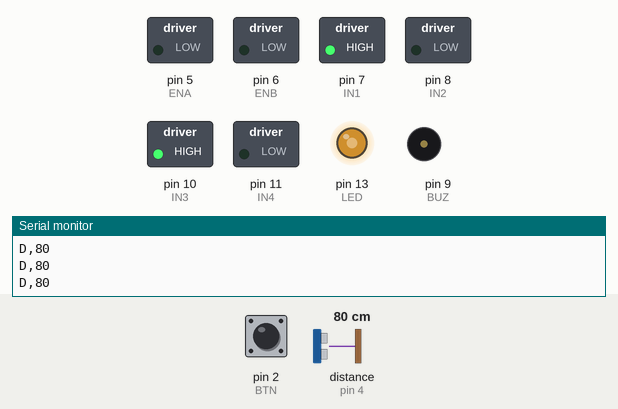
This sketch was run on a simulated Arduino Uno, built with avr-gcc and run on an emulated ATmega328P. Shown: switched loads named in the sketch (green lamp = pin HIGH), output pins drawn as LEDs (lit = HIGH), buzzer (waves = sounding, pin HIGH), the last lines printed to the serial monitor. Wiring (inferred from the names in the program): ultrasonic range finder: trigger pin 3; echo pin 4. Inputs (shaded band) come from the test bench; at power-on: distance to the obstacle (sensor on pin 4) 80 cm, pin 2 (BTN) HIGH. The echo pulse lasts 58.3 µs per cm; pins used as bus, display or sensor lines are not drawn.

Above: at 1.2 s.
1.3 s: distance to the obstacle (sensor on pin 4) set to 2 cm
At 2.8 s:
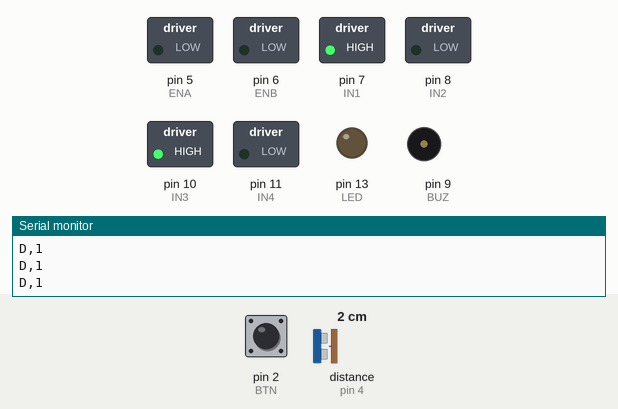
4.3 s: distance to the obstacle (sensor on pin 4) set to 35 cm
7.3 s: pin 2 (BTN) pulled LOW for 0.15 s
Timing chart, 0 to 16.3 s (numbered marks = the images above; inputs shaded):
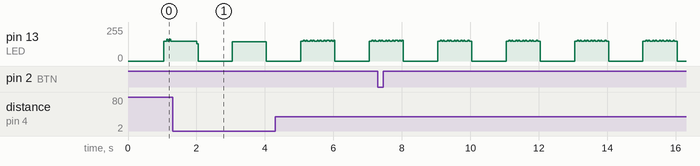

The sketch:

drowsiness_firmware.ino
```cpp
/*
  Driver Drowsiness Module - actuator controller (Arduino Uno / Nano + L298N)

  Protocol (115200 baud, newline terminated)
    Pi -> Arduino : S0 S1 S2 S3   driver state (heartbeat every ~200 ms)
                    R             reset / unlatch after a stop
    Arduino -> Pi : ACK           driver pressed the button during ALERT
                    RST           button held 2 s while stopped (local reset)
                    D,<cm>        distance from ultrasonic sensor (for logging)

  States: 0 NORMAL (run)  1 WARNING (soft beep)  2 ALERT (loud, press button)  3 STOP (ramp to 0, latched)
  Failsafe: if heartbeats stop after the link was established, the module stops the vehicle by itself.
*/

// ---------- pins ----------
const uint8_t ENA = 5, ENB = 6;                    // motor PWM (must be PWM pins)
const uint8_t IN1 = 7, IN2 = 8, IN3 = 10, IN4 = 11;
const uint8_t BUZ = 9;                             // ACTIVE buzzer (add NPN transistor if weak)
const uint8_t LED = 13;
const uint8_t BTN = 2;                             // to GND, internal pull-up
const uint8_t TRIG = 3, ECHO = 4;                  // HC-SR04

// ---------- tuning ----------
const int           CRUISE_PWM   = 120;            // 0..255, keep slow for tests
const int           MIN_PWM      = 50;             // below this the motors just hum
const unsigned long RAMP_MS      = 3000;           // time to slow from cruise to 0
const unsigned long HB_TIMEOUT   = 1000;           // no heartbeat for this long -> failsafe stop
const unsigned long DIST_EVERY   = 100;
const unsigned long LONGPRESS_MS = 2000;
const int           OBSTACLE_CM  = 15;

// ---------- state ----------
int  piState = 0;
bool linked = false;       // true after the first valid message
bool latched = false;      // STOP is latched until R or long press
unsigned long lastHB = 0, stopT = 0, lastDist = 0, btnDownT = 0, lastAck = 0;
long distCm = -1;
bool btnPrev = false, longSent = false;
char buf[12]; uint8_t n = 0;

void drive(int pwm) {
  if (pwm < MIN_PWM) pwm = 0;
  analogWrite(ENA, pwm);
  analogWrite(ENB, pwm);
}

long readDistanceCm() {
  digitalWrite(TRIG, LOW);  delayMicroseconds(2);
  digitalWrite(TRIG, HIGH); delayMicroseconds(10);
  digitalWrite(TRIG, LOW);
  unsigned long us = pulseIn(ECHO, HIGH, 8000UL);  // ~1.3 m max, blocks <= 8 ms
  return us == 0 ? -1 : (long)(us / 58);
}

void handleLine() {
  buf[n] = 0;
  if (n >= 2 && buf[0] == 'S' && buf[1] >= '0' && buf[1] <= '3') {
    piState = buf[1] - '0';
    lastHB = millis();
    linked = true;
  } else if (buf[0] == 'R') {
    latched = false; stopT = 0; piState = 0; lastHB = millis();
  }
  n = 0;
}

void readSerial() {
  while (Serial.available()) {
    char c = (char)Serial.read();
    if (c == '\n' || c == '\r') { if (n) handleLine(); }
    else if (n < sizeof(buf) - 1) buf[n++] = c;
    else n = 0;                                    // overflow: drop garbage
  }
}

void setup() {
  Serial.begin(115200);
  pinMode(ENA, OUTPUT); pinMode(ENB, OUTPUT);
  pinMode(IN1, OUTPUT); pinMode(IN2, OUTPUT); pinMode(IN3, OUTPUT); pinMode(IN4, OUTPUT);
  pinMode(BUZ, OUTPUT); pinMode(LED, OUTPUT);
  pinMode(TRIG, OUTPUT); pinMode(ECHO, INPUT);
  pinMode(BTN, INPUT_PULLUP);
  digitalWrite(IN1, HIGH); digitalWrite(IN2, LOW);   // both motors forward
  digitalWrite(IN3, HIGH); digitalWrite(IN4, LOW);
  drive(0);
  lastHB = millis();
}

void loop() {
  unsigned long t = millis();
  readSerial();

  // ---- effective state (with failsafe + latch) ----
  int state = piState;
  if (linked && (t - lastHB > HB_TIMEOUT)) state = 3;      // lost the Pi
  if (state == 3) latched = true;
  if (latched) state = 3;

  // ---- button: ACK in ALERT, long press = local reset after STOP ----
  bool down = (digitalRead(BTN) == LOW);
  if (down && !btnPrev) { btnDownT = t; longSent = false; }
  if (!down && btnPrev && (t - btnDownT) > 30 && (t - btnDownT) < LONGPRESS_MS && state == 2 && t - lastAck > 300) {
    Serial.println("ACK"); lastAck = t;
  }
  if (down && !longSent && (t - btnDownT) >= LONGPRESS_MS && state == 3) {
    latched = false; stopT = 0; piState = 0; lastHB = t; longSent = true;
    Serial.println("RST");
  }
  btnPrev = down;

  // ---- obstacle sensor ----
  if (t - lastDist >= DIST_EVERY) {
    distCm = readDistanceCm(); lastDist = t;
    Serial.print("D,"); Serial.println(distCm);
  }
  bool blocked = (distCm > 0 && distCm < OBSTACLE_CM);

  // ---- outputs ----
  float spd = CRUISE_PWM;
  switch (state) {
    case 0: digitalWrite(BUZ, LOW); digitalWrite(LED, LOW); stopT = 0; break;
    case 1: digitalWrite(BUZ, (t % 1000) < 150); digitalWrite(LED, HIGH); stopT = 0; break;
    case 2: digitalWrite(BUZ, HIGH); digitalWrite(LED, (t / 150) % 2); stopT = 0; break;
    case 3:
      if (stopT == 0) stopT = t;
      spd = CRUISE_PWM * (1.0f - (float)(t - stopT) / (float)RAMP_MS);
      if (spd < 0) spd = 0;
      digitalWrite(BUZ, (t / 300) % 2); digitalWrite(LED, (t / 300) % 2);
      break;
  }
  if (!linked) { spd = 0; digitalWrite(LED, (t / 1000) % 2); }   // waiting for the Pi: stay still
  drive(blocked ? 0 : (int)spd);
}
```
